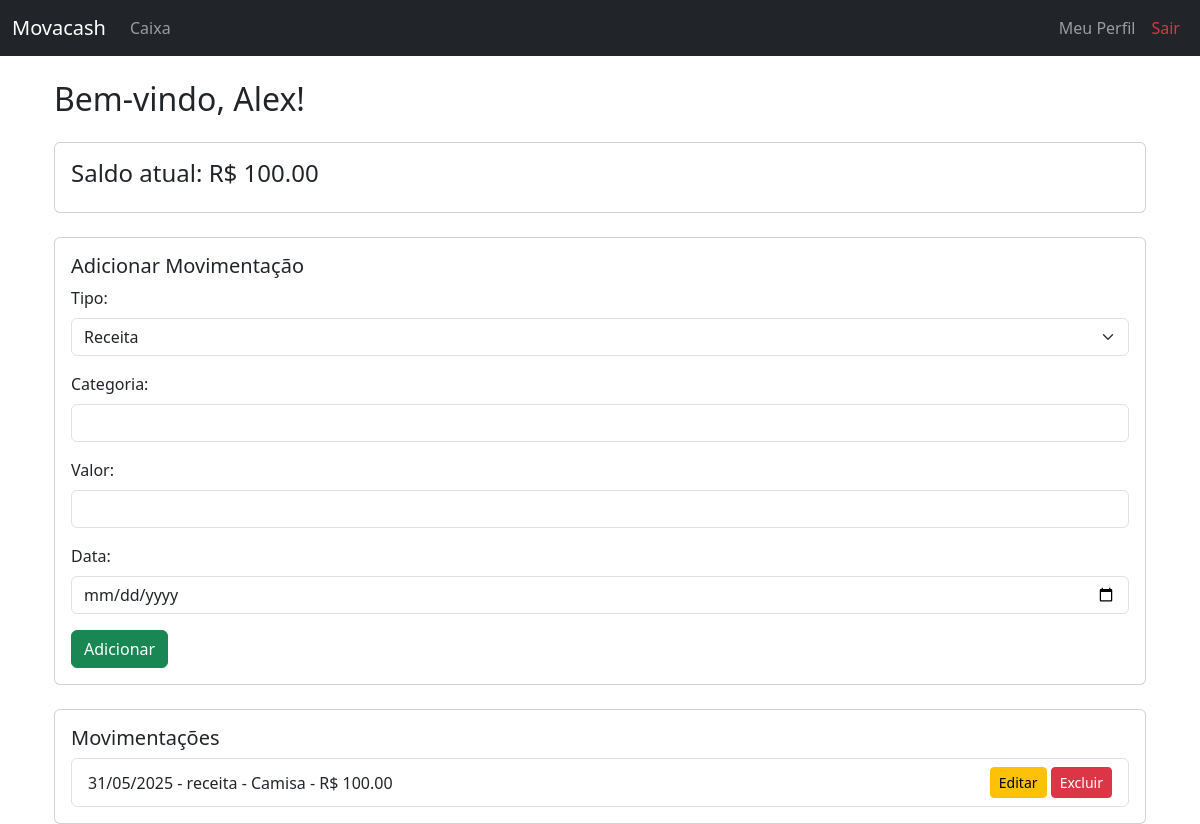
Before: /dashboard (signed in) with the older database file.
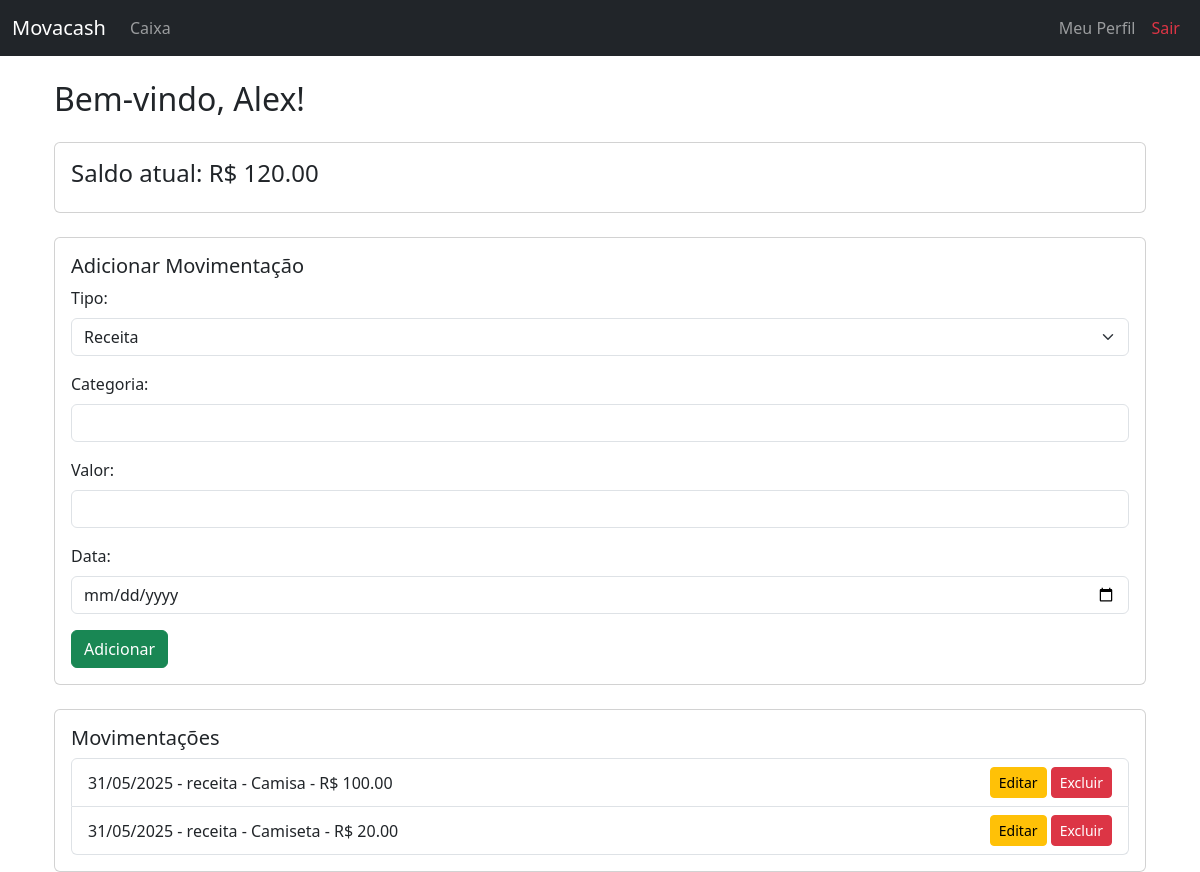
After: the same page with the newer database file.
### app/models.py (models this page shows)
class Usuario(db.Model):
    id = db.Column(db.Integer, primary_key=True)
    nome = db.Column(db.String(100), nullable=False)
    email = db.Column(db.String(100), unique=True, nullable=False)
    senha = db.Column(db.String(100), nullable=False)
    tipo = db.Column(db.String(20), nullable=False, default='vendedor')

class Movimentacao(db.Model):
    id = db.Column(db.Integer, primary_key=True)
    tipo = db.Column(db.String(10), nullable=False)  # receita ou despesa
    categoria = db.Column(db.String(50), nullable=False)
    valor = db.Column(db.Float, nullable=False)
    data = db.Column(db.Date, nullable=False)
    usuario_id = db.Column(db.Integer, db.ForeignKey('usuario.id'))
    usuario = db.relationship('Usuario', backref='movimentacoes')  # ← ESSA LINHA É ESSENCIAL

### app/routes.py (the view, shortened to what this page needs)
@bp.route('/dashboard', methods=['GET', 'POST'])
@login_obrigatorio
def dashboard():
    usuario_id = session['usuario_id']
    usuario = Usuario.query.get(usuario_id)
    if usuario.tipo == 'admin':
        movimentacoes = db.session.query(Movimentacao).options(joinedload(Movimentacao.usuario)).order_by(Movimentacao.data.desc()).all()
    else:
        movimentacoes = Movimentacao.query.filter_by(usuario_id=usuario_id).order_by(Movimentacao.data.desc()).all()
    saldo = sum(m.valor if m.tipo == 'receita' else -m.valor for m in movimentacoes)
    mov_list = [
        (m.tipo, m.categoria, m.valor, m.data, m.id, m.usuario.nome if usuario.tipo == 'admin' else None)
        for m in movimentacoes
    ]
    return render_template('dashboard.html', usuario=usuario.nome, saldo=saldo, movimentacoes=mov_list)

### app/utils.py (called while the page is built)
def login_obrigatorio(f):
    @wraps(f)
    def decorated_function(*args, **kwargs):
        if 'usuario_id' not in session:
            return redirect(url_for('main.login'))
        return f(*args, **kwargs)
    return decorated_function

### app/templates/dashboard.html (shortened to what this page needs)
{% extends "base.html" %}
{% block content %}
<div class="container mt-4">
    <h2 class="mb-4">Bem-vindo, {{ usuario }}!</h2>
    <div class="card mb-4">
        <div class="card-body">
            <h4 class="card-title">Saldo atual: R$ {{ "%.2f"|format(saldo) }}</h4>
        </div>
    </div>
    <div class="card mb-4">
        <div class="card-body">
            <h5 class="card-title">Adicionar Movimentação</h5>
            <form method="POST">
                <div class="mb-3">
                    <label class="form-label">Tipo:</label>
                    <select name="tipo" class="form-select" required>
                        <option value="receita">Receita</option>
                    </select>
                </div>
                <div class="mb-3">
                    <label class="form-label">Categoria:</label>
                    <input type="text" name="categoria" class="form-control" required>
                </div>
                <div class="mb-3">
                    <label class="form-label">Valor:</label>
                    <input type="number" name="valor" step="0.01" class="form-control" required>
                </div>
                <div class="mb-3">
                    <label class="form-label">Data:</label>
                    <input type="date" name="data" class="form-control">
                </div>
                <button type="submit" class="btn btn-success">Adicionar</button>
            </form>
        </div>
    </div>
    <div class="card">
        <div class="card-body">
            <h5 class="card-title">Movimentações</h5>
            {% if movimentacoes %}
                <ul class="list-group">
                    {% for tipo, categoria, valor, data, id, dono in movimentacoes %}
                        <li class="list-group-item d-flex justify-content-between align-items-center">
                            <div>
                                {{ data.strftime('%d/%m/%Y') }} - {{ tipo }} - {{ categoria }} - R$ {{ "%.2f"|format(valor) }}
                            </div>
                            <span>
                                <a href="{{ url_for('main.editar_movimentacao', id=id) }}" class="btn btn-sm btn-warning">Editar</a>
                                <a href="{{ url_for('main.excluir_movimentacao', id=id) }}"
                                   class="btn btn-sm btn-danger"
                                   onclick="return confirm('Tem certeza que deseja excluir esta movimentação?');">
                                    Excluir
                                </a>
                            </span>
                        </li>
                    {% endfor %}
                </ul>
            {% else %}
                <p class="text-muted">Nenhuma movimentação registrada ainda.</p>
            {% endif %}
        </div>
    </div>
</div>
{% endblock %}

### app/templates/base.html (shortened to what this page needs)
<!DOCTYPE html>
<html lang="pt-br">
<head>
    <link href="https://cdn.jsdelivr.net/npm/bootstrap@5.3.0/dist/css/bootstrap.min.css" rel="stylesheet">
</head>
<body>
    <nav class="navbar navbar-expand-lg navbar-dark bg-dark fixed-top">
        <div class="container-fluid">
            <a class="navbar-brand" href="{% if session.tipo == 'admin' %}{{ url_for('main.dashboard') }}{% else %}{{ url_for('main.caixa') }}{% endif %}">Movacash</a>
            <div class="collapse navbar-collapse" id="navbarNav">
                <ul class="navbar-nav me-auto">
                    {% if session.tipo == 'admin' %}
                        <li class="nav-item">
                            <a class="nav-link" href="{{ url_for('main.dashboard') }}">Dashboard</a>
                        </li>
                        <li class="nav-item">
                            <a class="nav-link" href="{{ url_for('main.contas') }}">Contas</a>
                        </li>
                        <li class="nav-item">
                            <a class="nav-link" href="{{ url_for('main.relatorios') }}">Relatórios</a>
                        </li>
                        <li class="nav-item">
                            <a class="nav-link" href="{{ url_for('main.cadastrar_usuario') }}">Usuários</a>
                        </li>
                    {% elif session.tipo == 'vendedor' %}
                        <li class="nav-item">
                            <a class="nav-link" href="{{ url_for('main.caixa') }}">Caixa</a>
                        </li>
                    {% endif %}
                </ul>
                <ul class="navbar-nav ms-auto">
                    <li class="nav-item">
                        <a class="nav-link" href="{{ url_for('main.perfil') }}">Meu Perfil</a>
                    </li>
                    <li class="nav-item">
                        <a class="nav-link text-danger" href="{{ url_for('main.logout') }}">Sair</a>
                    </li>
                </ul>
            </div>
        </div>
    </nav>
    <div class="container" style="margin-top: 80px;">
        {% block content %}{% endblock %}
    </div>
</body>
</html>

Changed rows visible on the page:
added Movimentacao: strftime "31/05/2025", tipo "receita", categoria "Camiseta", valor "20.00"
Other visible differences:
{{ "%.2f"|format(saldo) }}: "100.00" → "120.00"
